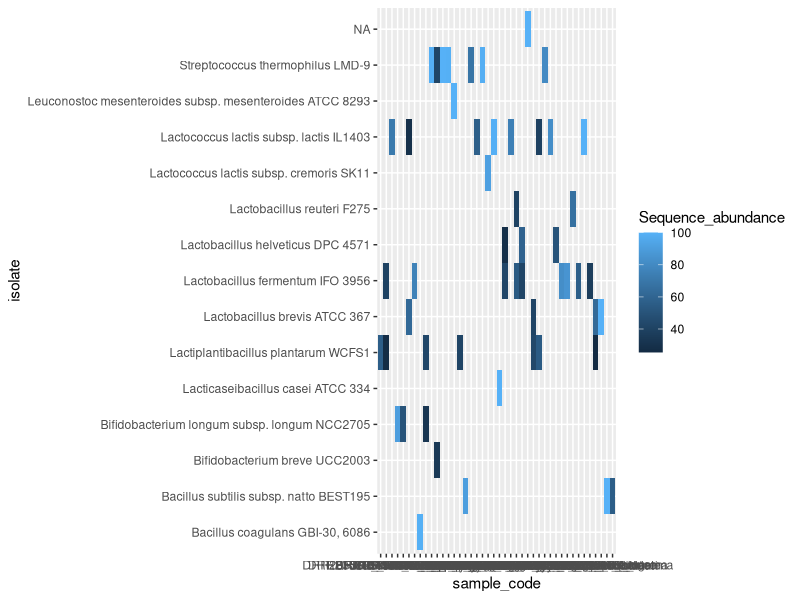
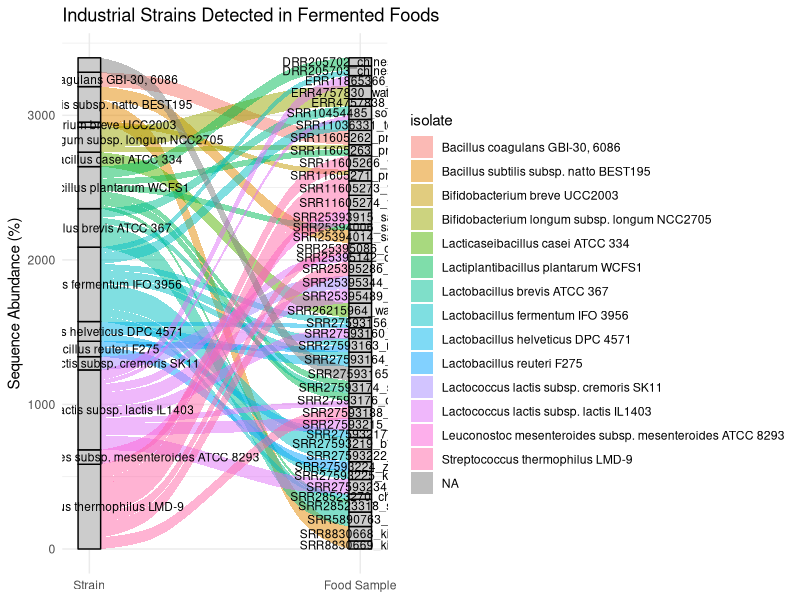

The R source for these figures, in order:
library(tidyverse)
library(ggalluvial)

# sylph results
sylph_results <- read_tsv("results/2025-04-03-results/combined_sylph_profiles.tsv") %>% 
  mutate(accession_name = sample_name) %>% 
  select(-sample_name)

# sample metadata
sample_metadata <- read_tsv("inputs/2025-04-03-selected-carlino-samples-input-table.tsv") %>% 
  unique()
colnames(sample_metadata) <- c("sample_name", "accession_name")

# reference isolate metadata
isolate_metadata <- read_csv("metadata/Probiotic_Species_Strains.csv") %>% 
  mutate(isolate = `Species/Strain`) %>% 
  mutate(isolate_accession = Accession) %>% 
  select(isolate, isolate_accession)

# joined dfs
sylph_results_info <- left_join(sylph_results, sample_metadata, by="accession_name") %>% 
  select(accession_name, sample_name, Genome_file, Contig_name, Adjusted_ANI, Sequence_abundance) %>% 
  mutate(isolate_accession = gsub(".fna", "", Genome_file)) %>% 
  left_join(isolate_metadata) %>% 
  select(accession_name, sample_name, isolate_accession, isolate, Adjusted_ANI, Sequence_abundance) %>%   mutate(sample_code = paste0(accession_name, "_", sample_name)) %>% 
  filter(Sequence_abundance > 25)

sylph_results_info %>% 
  ggplot(aes(x=sample_code, y=isolate, fill=Sequence_abundance)) +
  geom_tile()

sylph_results_info %>% 
  ggplot(aes(axis1 = isolate, axis2 = sample_code, y = Sequence_abundance)) +
  geom_alluvium(aes(fill = isolate), width = 1/12) +
  geom_stratum(width = 1/12, fill = "grey80", color = "black") +
  geom_text(stat = "stratum", aes(label = after_stat(stratum)), size = 3) +
  scale_x_discrete(limits = c("Strain", "Food Sample"), expand = c(.05, .05)) +
  labs(title = "Industrial Strains Detected in Fermented Foods",
       y = "Sequence Abundance (%)") +
  theme_minimal()
